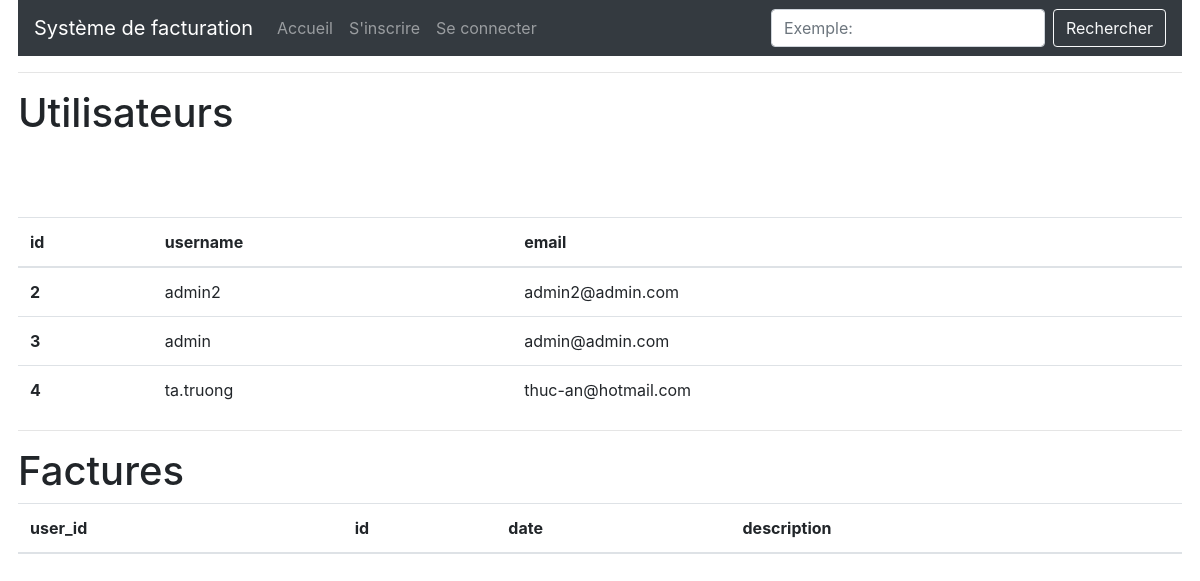
/all, run on an earlier commit of the app's database.
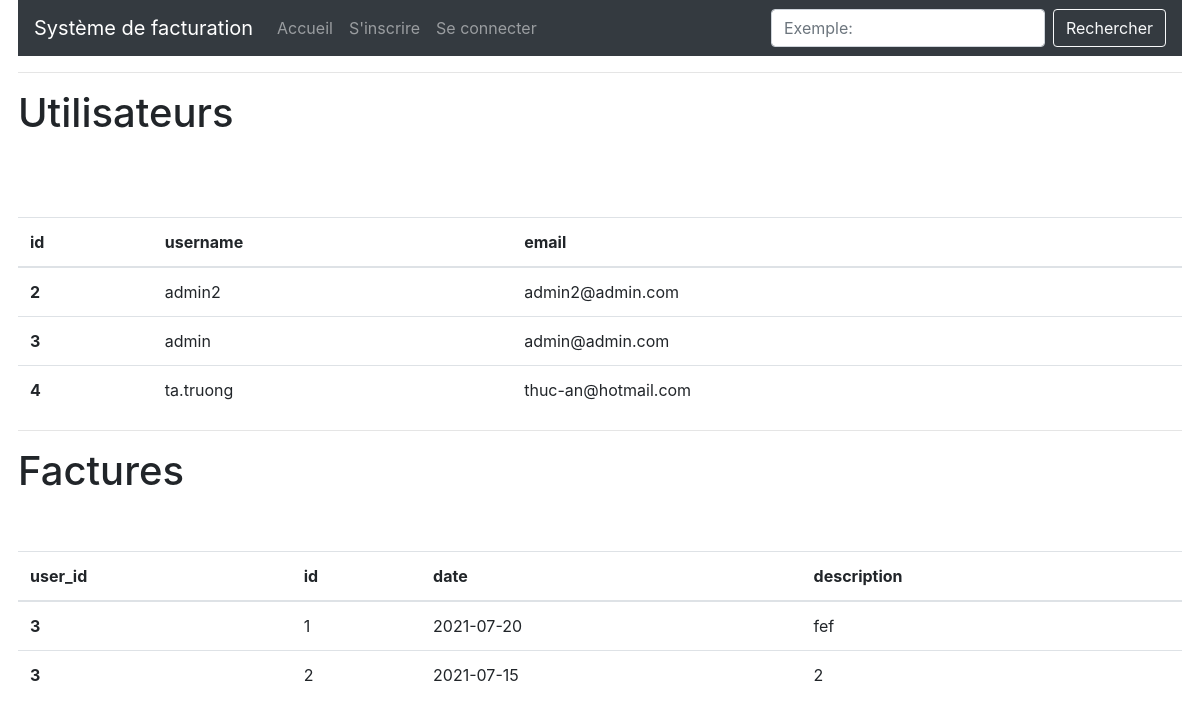
And on a later commit of the database.
### app/models.py (models this page shows, shortened)
class User(UserMixin, db.Model):
    id = db.Column(db.Integer, primary_key=True)
    username = db.Column(db.String(64), index=True, unique=True)
    email = db.Column(db.String(120), index=True, unique=True)
    password_hash = db.Column(db.String(128))
    factures = db.relationship('Facture', backref='author', lazy='dynamic')
    about_me = db.Column(db.String(140))
    last_seen = db.Column(db.DateTime, default=datetime.utcnow)

class Facture(db.Model):
    id = db.Column(db.Integer, primary_key=True)
    reference = db.Column(db.String(50))
    description = db.Column(db.String(140))
    date = db.Column(db.Date, index=True)
    amount = db.Column(db.Float)
    user_id = db.Column(db.Integer, db.ForeignKey('user.id'))

### app/routes.py (the view)
@app.route('/all')
def all():
    users = User.query.all()
    factures = Facture.query.all()
    return render_template('all.html', users=users, factures=factures)

### app/routes.py (called while the page is built)
@app.before_request
def before_request():
    if current_user.is_authenticated:
        current_user.last_seen = datetime.utcnow()
        db.session.commit()

### app/templates/all.html
{% extends "base.html" %}
{% block app_content %}
  <h1>{{ _('Utilisateurs') }}</h1>
  <table class="table table-hover">
    <thead>
      <tr>
        <th scope="col">id</th>
        <th scope="col">username</th>
        <th scope="col">email</th>
      </tr>
    </thead>
    <tbody>
      {% for u in users %}
        <tr>
          <th scope="row">{{ u.id }}</th>
          <td>{{ u.username }}</td>
          <td>{{ u.email }}</td>
        </tr>
        <br>
      {% endfor %}
    </tbody>
  </table>
  <hr>
  <h1>{{ _('Factures') }}</h1>
  <table class="table table-hover">
    <thead>
      <tr>
        <th scope="col">user_id</th>
        <th scope="col">id</th>
        <th scope="col">date</th>
        <th scope="col">description</th>
      </tr>
    </thead>
    <tbody>
      {% for f in factures %}
        <tr>
          <th scope="row">{{ f.user_id }}</th>
          <td>{{ f.id }}</td>
          <td>{{ f.date }}</td>
          <td>{{ f.description }}</td>
        </tr>
        <br>
      {% endfor %}
    </tbody>
  </table>
{% endblock %}

### app/templates/base.html (shortened to what this page needs)
{% extends 'bootstrap/base.html' %}
{% block html %}
  {% block head %}
    {% block styles %}
      <link rel="stylesheet" href="https://maxcdn.bootstrapcdn.com/bootstrap/4.0.0/css/bootstrap.min.css">
      <link rel="stylesheet" href="{{ url_for('static', filename='css/style.css') }}">
    {% endblock %}
  {% endblock %}
  {% block body %}
    {% block navbar %}
    <nav class="navbar navbar-expand-lg navbar-dark bg-dark">
      <a class="navbar-brand" href="{{ url_for('index') }}">{{ _('Système de facturation') }}</a>
      <div class="collapse navbar-collapse">
        <ul class="navbar-nav mr-auto">
            <li class="nav-item {% if request.url_rule.endpoint == 'welcome' %}active {% elif request.url_rule.endpoint == 'index'%}active{% endif %}">
              <a class="nav-link" href="{{ url_for('index') }}">{{ _('Accueil') }}</a>
            </li>
            {% if current_user.is_anonymous %}
            <li class="nav-item {% if request.url_rule.endpoint == 'register' %}active{% endif %}">
              <a class="nav-link" href="{{ url_for('register') }}">{{ _("S'inscrire") }}</a>
            </li>
            <li class="nav-item {% if request.url_rule.endpoint == 'login' %}active{% endif %}">
              <a class="nav-link" href="{{ url_for('login') }}">{{ _('Se connecter') }}</a>
            </li>
            {% endif %}
        </ul>
        <form class="form-inline">
          <input class="form-control mr-sm-2" type="search" placeholder={{ _("Exemple: loyer") }} aria-label="Search" />
          <button class="btn btn-outline-light my-2 my-sm-0" type="submit">{{ _('Rechercher') }}</button>
        </form>
      </div>
    </nav>
    <hr>
    {% endblock %}
    {% block app_content %}{% endblock %}
  {% endblock %}
{% endblock %}

What changed in the data, as far as the page shows it:
added Facture: user_id "3", id "1", date "2021-07-20", description "fef"
added Facture: user_id "3", id "2", date "2021-07-15", description "2"
